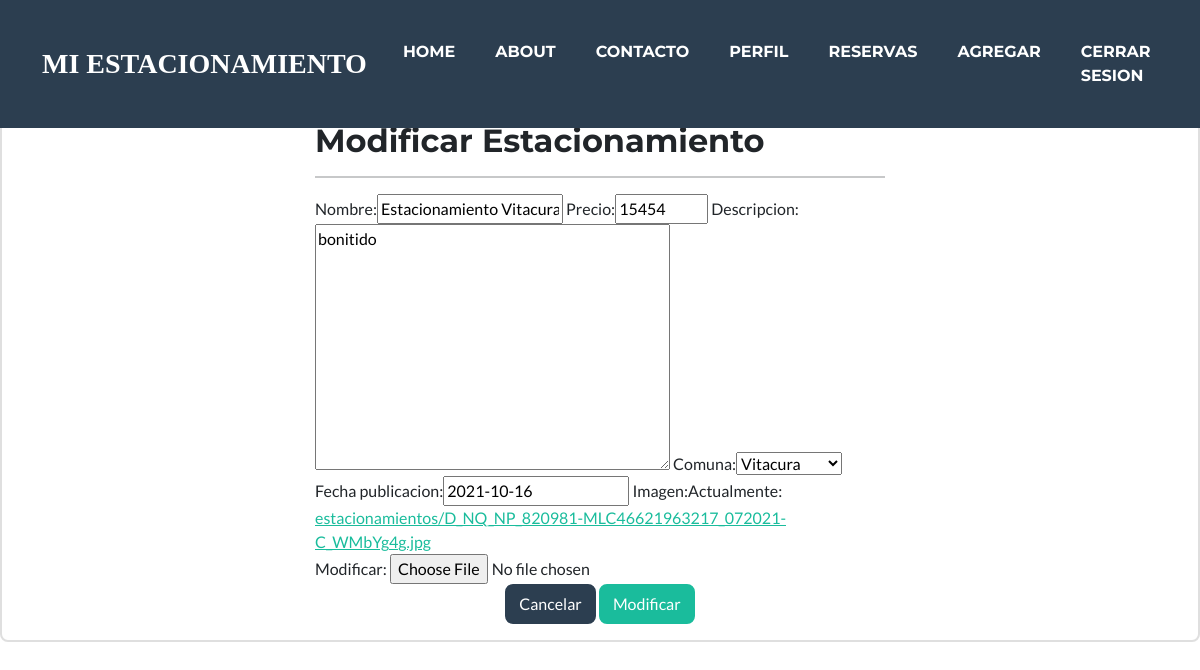
The app's page /modificar-estacionamiento/4/ (signed in) with its own data.
### estacionamiento/models.py (models this page shows, shortened)
class Estacionamiento(models.Model):
    nombre = models.CharField(max_length=50)
    precio = models.IntegerField()
    descripcion = models.TextField()
    comuna = models.ForeignKey(Comuna, on_delete=models.PROTECT)
    fecha_publicacion = models.DateField()
    imagen = models.ImageField(upload_to="estacionamientos", null=True)

class Comuna(models.Model):
    nombre = models.CharField(max_length=50)
    def __str__(self):
        return self.nombre

### estacionamiento/views.py (the view, shortened to what this page needs)
# urls.py: path('modificar-estacionamiento/<id>/', views.modificar_estacionamiento, name="modificar_estacionamiento"),
@login_required
def modificar_estacionamiento(request, id):
    estacionamiento = get_object_or_404(Estacionamiento, id=id)
    data = {
        'form': EstacionamientoForm(instance=estacionamiento)
    }
    return render(request, 'reserva/modificar.html', data)

### estacionamiento/forms.py
class EstacionamientoForm(forms.ModelForm):
    nombre = forms.CharField(min_length=3, max_length=50)
    precio = forms.IntegerField(min_value=1, max_value=1500000)
    class Meta:
        model = Estacionamiento
        fields = '__all__'
    widgets = {
        "fecha-publicacion": forms.SelectDateWidget()
    }

### estacionamiento/templates/reserva/modificar.html (shortened to what this page needs)
{% extends 'base.html' %}
{% load static %}
{% block content %}
<div class="card">
    <div class="card-body">
        <div class="row">
            <div class="col-12 col-md-6 offset-md-3">
                <h2>Modificar Estacionamiento</h2>
                <hr>
                <form action="" method="post" enctype="multipart/form-data">
                    {{ form }}
                    <div class="d-flex justify-content-center">
                        <input type="reset" value="Cancelar" class="btn btn-secondary">
                        <input type="submit" value="Modificar" class="btn btn-primary">
                    </div>
                </form>
            </div>
        </div>
    </div>
</div>
{% endblock %}

### records on screen
Estacionamiento: nombre "Estacionamiento Vitacura", precio "15454", descripcion "bonitido", comuna "Vitacura", fecha_publicacion "2021-10-16"
